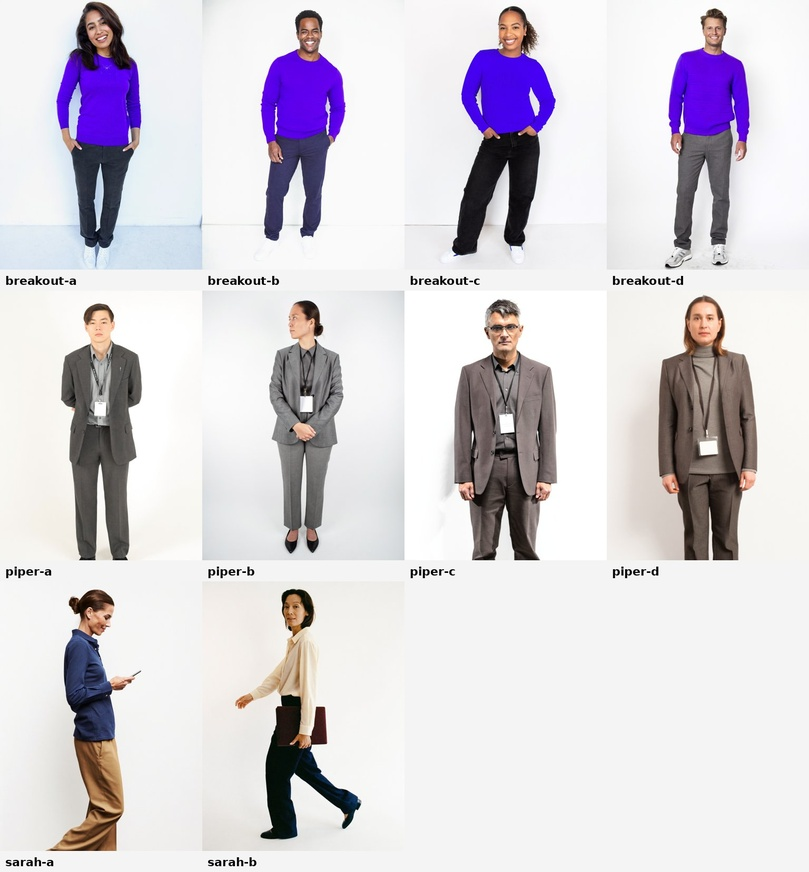
#> input picture templates/two-hander/cast/contact.jpg, 809 x 872 px, shrunk from 1536 x 1656 before the run
$ python -i build.py   (imports and definitions only)
#> lines starting #> are read from the running program, lines starting #| are printed output that depends on the picture; after the words box and inside, x2 and y2 are one past the last pixel; in counts of white or black regions, pixels touching at a corner belong together
#!/usr/bin/env python3
"""Build the two-hander animatic or film: film.json + the cast stills + the voice lines + brand.json -> a HyperFrames project.

  python3 build.py            # -> index.html, compositions/two.html, assets/, timing.json

Timing comes from the voice lines: each line starts after the one before it plus its gap (film "gap" by default),
and each beat adds its own gap first. A line's "frame" cuts the picture when the line starts: "two" (the 2-shot),
"breakout" or "piper" (their single). A beat can carry a claim card (verbatim, with the source line), the name tags,
or Sarah crossing behind them. Everything on screen is markup over the stills; every frame is a pure function of t.
Missing cast stills are fetched again from cast/jobs.json. "cutouts" are mattes made here from stills on white
(free, deterministic): Sarah, and the pair cut out of the 2-shot so she can cross behind them.
"""
import html
import json
import os
import re
import shutil
import subprocess
import urllib.request

import numpy as np
from PIL import Image, ImageFilter
from scipy import ndimage as nd

HERE = os.path.dirname(os.path.abspath(__file__))
# [1 line not run here, left out]
# [1 line that did not run here, left out]
# [1 line not run here, left out]
E = html.escape
A = "assets"


def kw(text):
    return re.sub(r"\*(.+?)\*", r"<em>\1</em>", E(text))


def dur(path):
    out = subprocess.run(["ffprobe", "-v", "error", "-show_entries", "format=duration", "-of", "csv=p=0", path], capture_output=True, text=True).stdout
    return float(out) if out.strip() else None


# ------------------------------------------------------------------ assets
# [3 lines not run here, left out]
jobs_path = os.path.join(HERE, "cast", "jobs.json")
# [9 lines not run here, left out]


def cutout(src, dst):
    """Matte a person off a near-white seamless: unsaturated pixels near the border colour that touch the edge are backdrop."""
#> called with src = 'cast/contact.jpg', dst = 'out.png'
    im = Image.open(src).convert("RGB")
#> im is the input picture: PIL image 809x872 RGB; mean R, G, B 214.9, 210.3, 217
    a = np.asarray(im).astype(np.int16)
    bg = np.median(np.concatenate([a[0], a[-1], a[:, 0], a[:, -1]]), axis=0)
#> bg = [245, 245, 244]
    near = (np.abs(a - bg).max(axis=2) < 55) & (a.max(axis=2) - a.min(axis=2) < 14)
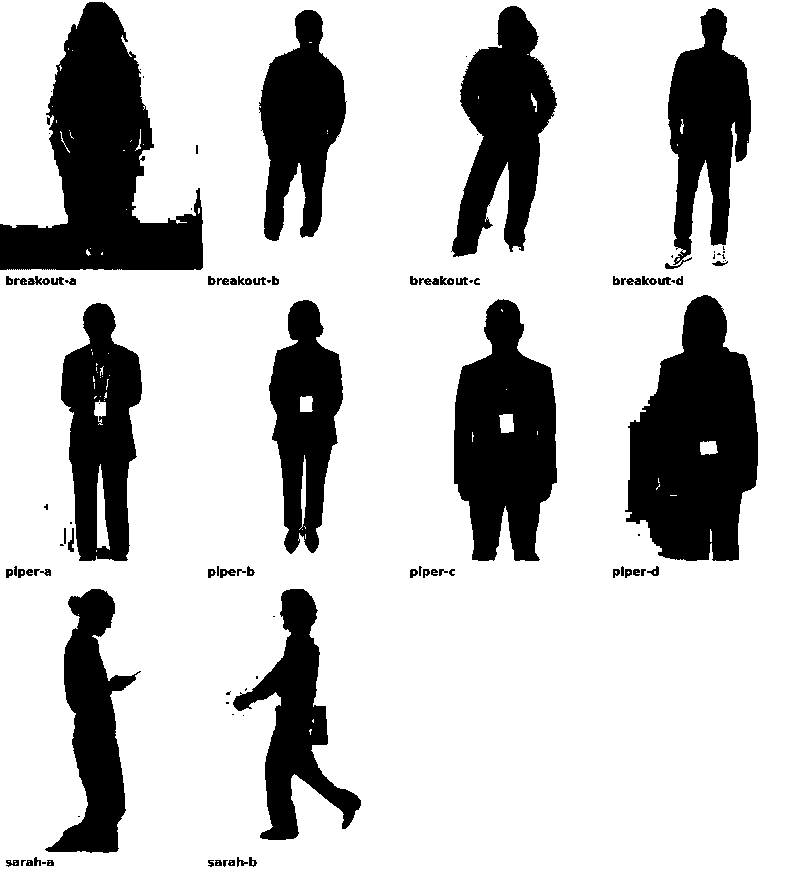
#> near: shape (872, 809) bool; 77.6% white; 103 black regions (35 under 20 px), largest, box (x1, y1, x2, y2) and area: (0, 2, 203, 270) 26265, (625, 295, 758, 561) 24088, (454, 299, 557, 561) 18705
    lab, _ = nd.label(near)
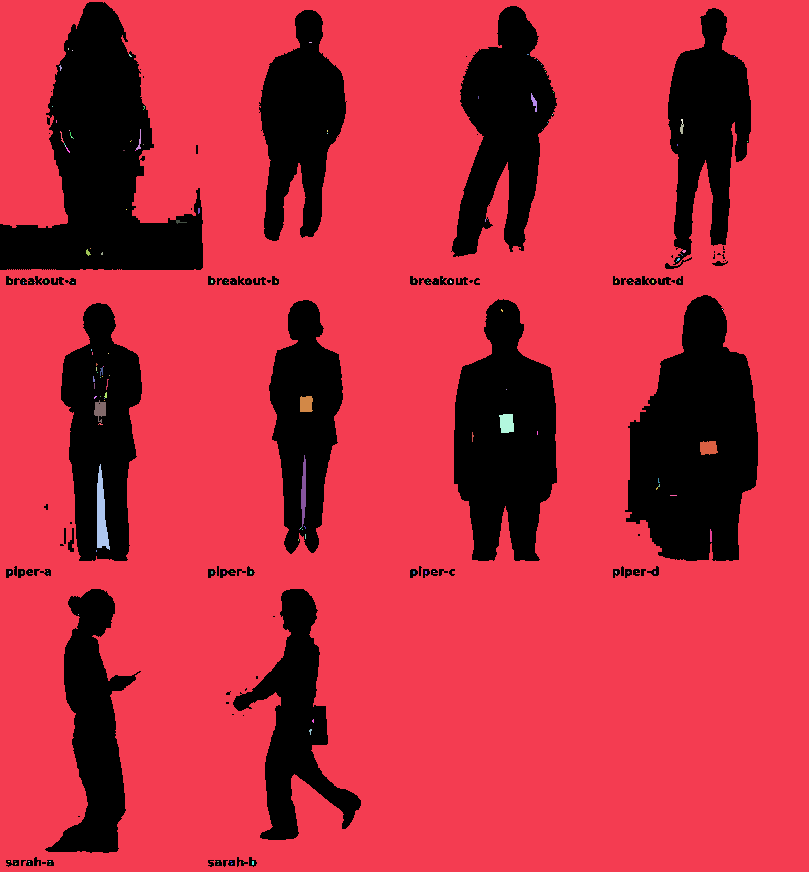
#> lab: shape (872, 809) int32; 160 distinct labels, from 0 to 159; one colour per label, 0 black
    edge = set(np.unique(np.concatenate([lab[0], lab[-1], lab[:, 0], lab[:, -1]]))) - {0}
#> edge = 1 item
    fg = nd.binary_fill_holes(nd.binary_opening(~np.isin(lab, list(edge)), iterations=2))
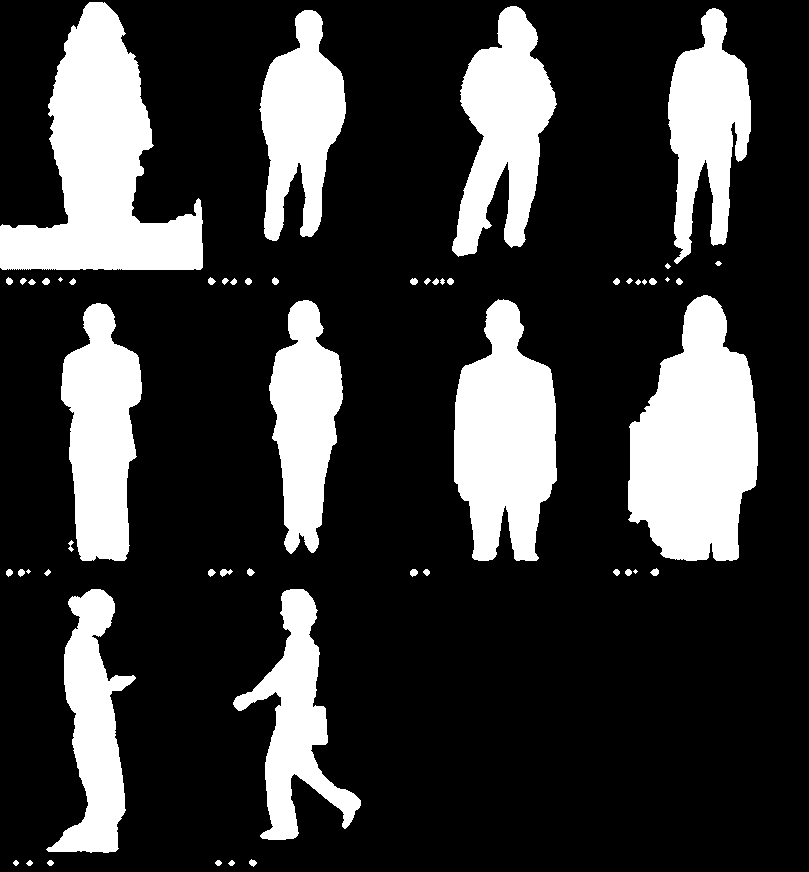
#> fg: shape (872, 809) bool; 22.4% white; 55 white regions (5 under 20 px), largest, box (x1, y1, x2, y2) and area: (0, 2, 203, 270) 26243, (628, 295, 758, 561) 24262, (454, 299, 557, 561) 18939
    keep, k = nd.label(fg)
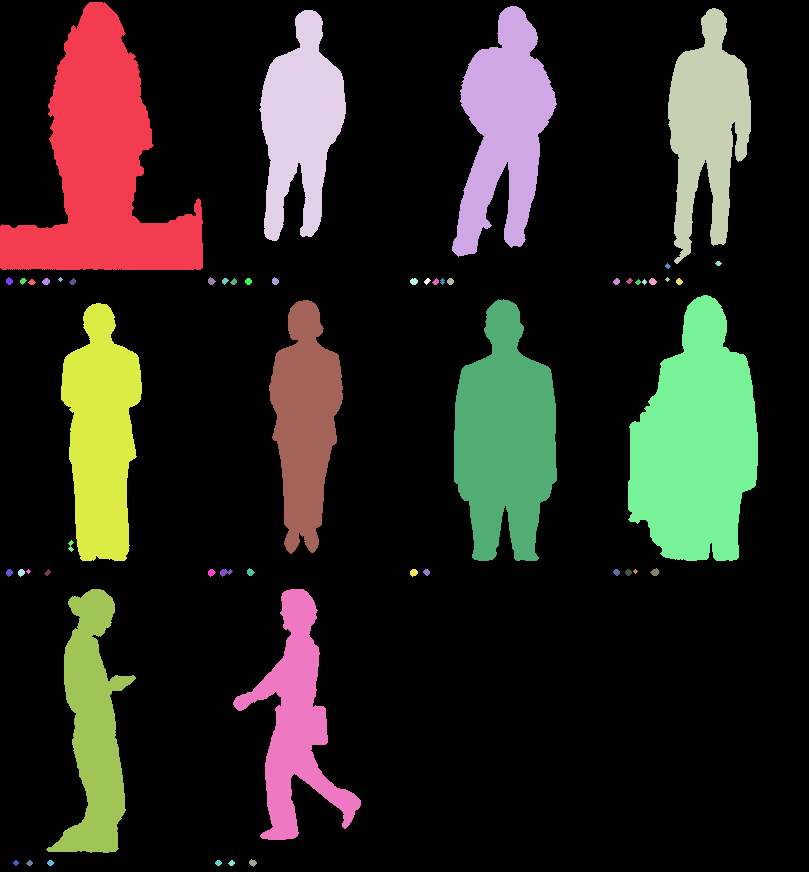
#> keep: shape (872, 809) int32; 56 distinct labels, from 0 to 55; one colour per label, 0 black
#> k = 55
    sizes = nd.sum(fg, keep, range(1, k + 1))
#> sizes = 55 values, max 26243 at index 0, min 13 at index 7, mean 2878.8
    fg = np.isin(keep, [i + 1 for i, n in enumerate(sizes) if n > 0.01 * fg.size])
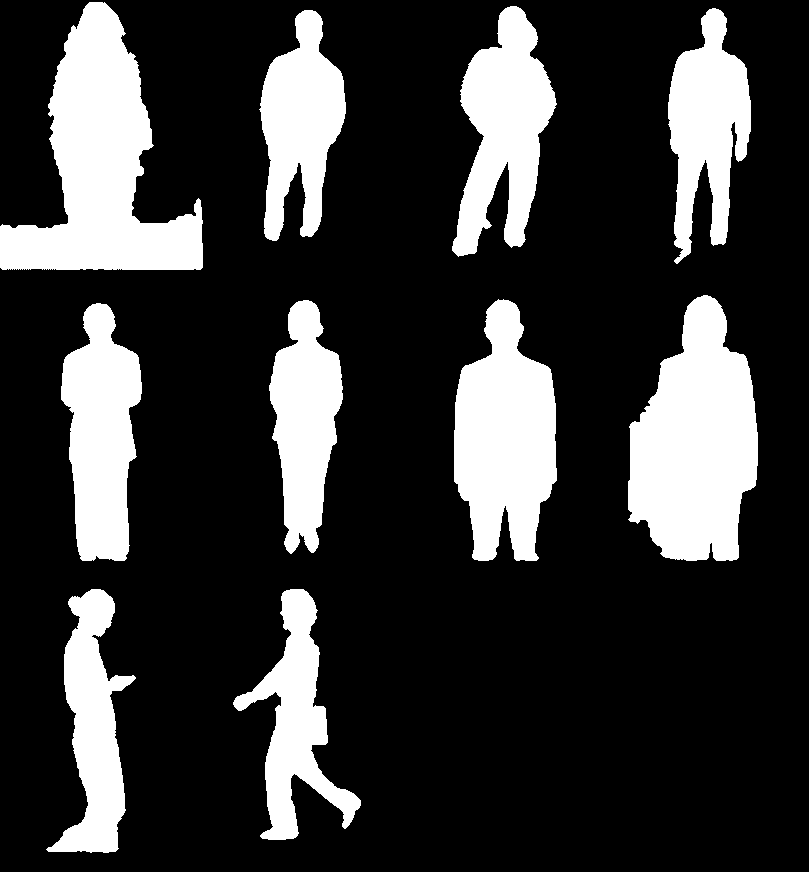
#> fg: shape (872, 809) bool; 22.2% white; 10 white regions, largest, box (x1, y1, x2, y2) and area: (0, 2, 203, 270) 26243, (628, 295, 758, 561) 24262, (454, 299, 557, 561) 18939
    im.putalpha(Image.fromarray((fg * 255).astype(np.uint8)).filter(ImageFilter.GaussianBlur(1.5)))
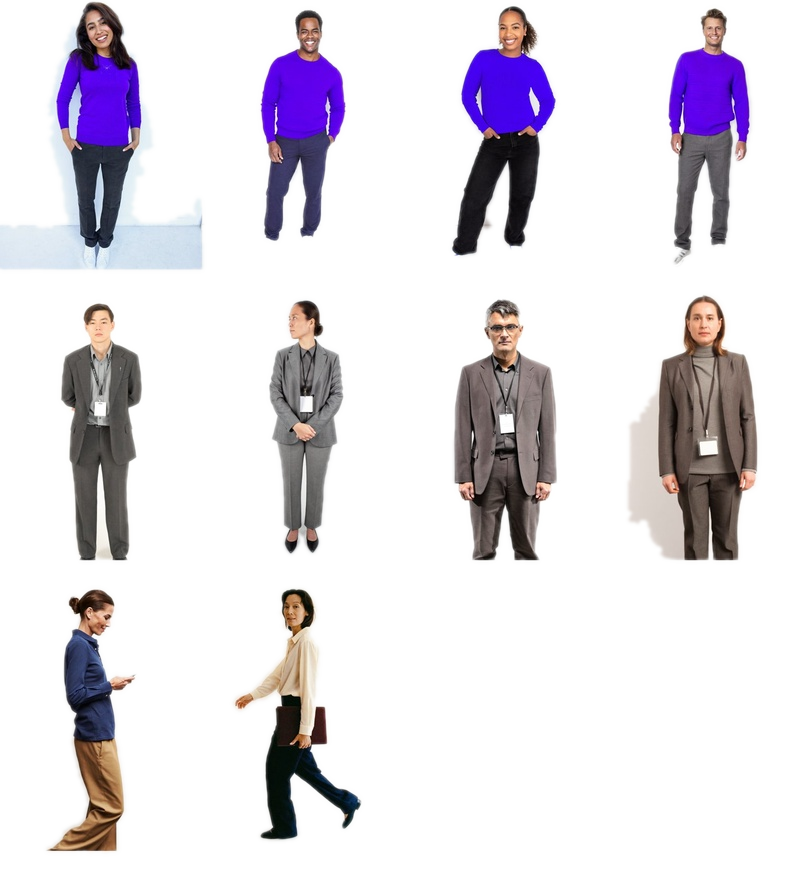
#> im: PIL image 809x872 RGBA; mean R, G, B, A 214.9, 210.3, 217, 56.7; transparent parts drawn white
    im.save(dst)


# [2 lines not run here, left out]
fontfaces = []
# [10 lines not run here, left out]
gsap = os.path.join(HERE, "..", "..", "node_modules", "gsap", "dist", "gsap.min.js")
GSAP = "https://cdn.jsdelivr.net/npm/gsap@3.14.2/dist/gsap.min.js"
# [3 lines not run here, left out]

# ------------------------------------------------------------------ timing
# Two ways in: 1 file per line (placed with gaps), or 1 dialogue track generated as a conversation (film "dialogue"),
# where each line carries "at": [start, end] in the track (from word timings) and the track plays from lead_in.
# [1 line that did not run here, left out]
# [1 line that did not run here, left out]
lines, beats, cuts = [], [], []
# [24 lines not run here, left out]
# [1 line that did not run here, left out]
# [1 line that did not run here, left out]
# [2 lines not run here, left out]
# [1 line that did not run here, left out]
# [2 lines that did not run here, left out]
# [1 line not run here, left out]

# ------------------------------------------------------------------ markup
claims = ""
# [8 lines not run here, left out]
lowers = "".join(f'<div class="lower{"" if b["lower"].get("text") else " note"}" id="lower{b["beat"]}">'
                 + (f'<b>{E(b["lower"]["text"])}</b>' if b["lower"].get("text") else "")
                 + (f'<span class="mono">{E(b["lower"]["note"])}</span>' if b["lower"].get("note") else "") + '</div>'
                 for b in beats if b.get("lower"))
# [1 line that did not run here, left out]
# [1 line that did not run here, left out]
# [1 line not run here, left out]
# [2 lines that did not run here, left out]
# [29 lines not run here, left out]

>>> result = cutout('cast/contact.jpg', 'out.png')
